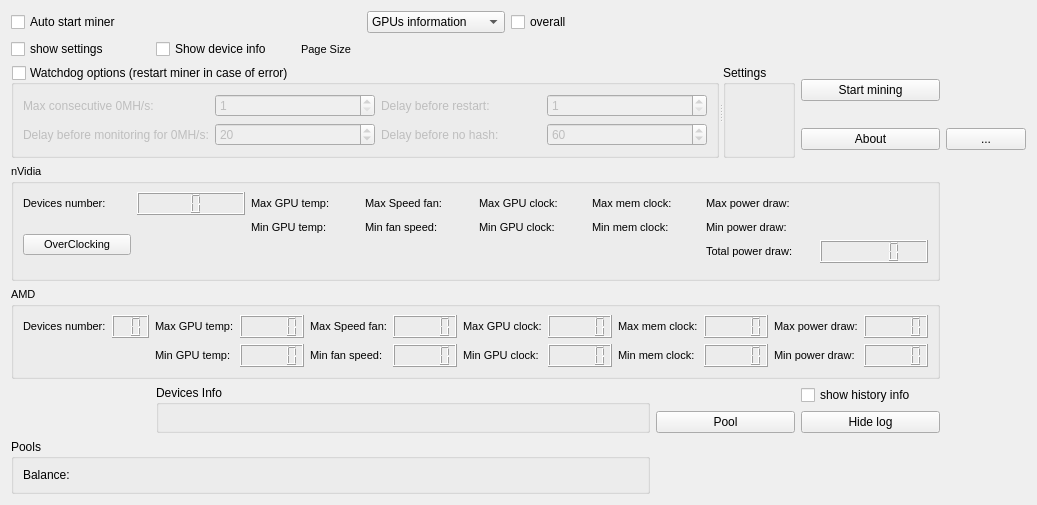
              <widget class="QWidget" name="page">
               <layout class="QGridLayout" name="gridLayout_45">
                <item row="0" column="0">
                 <layout class="QGridLayout" name="gridLayout_42">
                  <item row="0" column="0">
                   <widget class="QCheckBox" name="checkBoxAutoStart">
                    <property name="font">
                     <font>
                      <family>Arial</family>
                     </font>
                    </property>
                    <property name="text">
                     <string>Auto start miner</string>
                    </property>
                   </widget>
                  </item>
                  <item row="0" column="3">
                   <widget class="QComboBox" name="comboBoxHistoryDataOption">
                    <item>
                     <property name="text">
                      <string>GPUs information</string>
                     </property>
                    </item>
                    <item>
                     <property name="text">
                      <string>mining information</string>
                     </property>
                    </item>
                   </widget>
                  </item>
                  <item row="0" column="4">
                   <widget class="QCheckBox" name="checkBoxHistoryMiningInfoOverall">
                    <property name="text">
                     <string>overall</string>
                    </property>
                   </widget>
                  </item>
                  <item row="1" column="0">
                   <widget class="QCheckBox" name="checkBoxShowSettings">
                    <property name="font">
                     <font>
                      <family>Arial</family>
                     </font>
                    </property>
                    <property name="text">
                     <string>show settings</string>
                    </property>
                   </widget>
                  </item>
                  <item row="1" column="1">
                   <widget class="QCheckBox" name="checkBoxAutoShowDeviceInfo">
                    <property name="font">
                     <font>
                      <family>Arial</family>
                     </font>
                    </property>
                    <property name="text">
                     <string>Show device info</string>
                    </property>
                   </widget>
                  </item>
                  <item row="1" column="2">
                   <widget class="QLabel" name="labelWallet_2">
                    <property name="sizePolicy">
                     <sizepolicy hsizetype="Minimum" vsizetype="Preferred">
                      <horstretch>0</horstretch>
                      <verstretch>0</verstretch>
                     </sizepolicy>
                    </property>
                    <property name="maximumSize">
                     <size>
                      <width>60</width>
                      <height>16777215</height>
                     </size>
                    </property>
                    <property name="font">
                     <font>
                      <family>Arial</family>
                      <pointsize>8</pointsize>
                      <weight>50</weight>
                      <bold>false</bold>
                     </font>
                    </property>
                    <property name="text">
                     <string>Page Size</string>
                    </property>
                   </widget>
                  </item>
                  <item row="2" column="0" rowspan="2" colspan="6">
                   <widget class="QSplitter" name="splitter_3">
                    <property name="orientation">
                     <enum>Qt::Horizontal</enum>
                    </property>
                    <widget class="QGroupBox" name="groupBoxWatchdog">
                     <property name="sizePolicy">
                      <sizepolicy hsizetype="Preferred" vsizetype="Fixed">
                       <horstretch>0</horstretch>
                       <verstretch>0</verstretch>
                      </sizepolicy>
                     </property>
                     <property name="font">
                      <font>
                       <family>Arial</family>
                      </font>
                     </property>
                     <property name="title">
                      <string>Watchdog options (restart miner in case of error)</string>
                     </property>
                     <property name="checkable">
                      <bool>true</bool>
                     </property>
                     <property name="checked">
                      <bool>false</bool>
                     </property>
                     <layout class="QGridLayout" name="gridLayout">
                      <item row="0" column="1">
                       <widget class="QSpinBox" name="spinBoxMax0MHs">
                        <property name="font">
                         <font>
                          <family>Arial</family>
                         </font>
                        </property>
                        <property name="minimum">
                         <number>1</number>
                        </property>
                       </widget>
                      </item>
                      <item row="1" column="0">
                       <widget class="QLabel" name="label_3">
                        <property name="font">
                         <font>
                          <family>Arial</family>
                         </font>
                        </property>
                        <property name="text">
                         <string>Delay before monitoring for 0MH/s:</string>
                        </property>
                       </widget>
                      </item>
                      <item row="0" column="3">
                       <widget class="QSpinBox" name="spinBoxDelay">
                        <property name="font">
                         <font>
                          <family>Arial</family>
                         </font>
                        </property>
                        <property name="minimum">
                         <number>1</number>
                        </property>
                       </widget>
                      </item>
                      <item row="1" column="1">
                       <widget class="QSpinBox" name="spinBoxDelay0MHs">
                        <property name="font">
                         <font>
                          <family>Arial</family>
                         </font>
                        </property>
                        <property name="minimum">
                         <number>1</number>
                        </property>
                        <property name="maximum">
                         <number>600</number>
                        </property>
                        <property name="value">
                         <number>20</number>
                        </property>
                       </widget>
                      </item>
                      <item row="0" column="2">
                       <widget class="QLabel" name="label_5">
                        <property name="font">
                         <font>
                          <family>Arial</family>
                         </font>
                        </property>
                        <property name="text">
                         <string>Delay before restart:</string>
                        </property>
                       </widget>
                      </item>
                      <item row="1" column="2">
                       <widget class="QLabel" name="label_7">
                        <property name="font">
                         <font>
                          <family>Arial</family>
                         </font>
                        </property>
                        <property name="text">
                         <string>Delay before no hash:</string>
                        </property>
                       </widget>
                      </item>
                      <item row="1" column="3">
                       <widget class="QSpinBox" name="spinBoxDelayNoHash">
                        <property name="font">
                         <font>
                          <family>Arial</family>
                         </font>
                        </property>
                        <property name="minimum">
                         <number>30</number>
                        </property>
                        <property name="maximum">
                         <number>600</number>
                        </property>
                        <property name="value">
                         <number>60</number>
                        </property>
                       </widget>
                      </item>
                      <item row="0" column="0">
                       <widget class="QLabel" name="label_4">
                        <property name="font">
                         <font>
                          <family>Arial</family>
                         </font>
                        </property>
                        <property name="text">
                         <string>Max consecutive 0MH/s:</string>
                        </property>
                       </widget>
                      </item>
                     </layout>
                    </widget>
                    <widget class="QGroupBox" name="groupBoxSettings">
                     <property name="font">
                      <font>
                       <family>Arial</family>
                      </font>
                     </property>
                     <property name="title">
                      <string>Settings</string>
                     </property>
                     <layout class="QGridLayout" name="gridLayout_11"/>
                    </widget>
                   </widget>
                  </item>
                  <item row="2" column="6">
                   <widget class="QPushButton" name="pushButton">
                    <property name="font">
                     <font>
                      <family>Arial</family>
                     </font>
                    </property>
                    <property name="text">
                     <string>Start mining</string>
                    </property>
                   </widget>
                  </item>
                  <item row="3" column="6">
                   <widget class="QPushButton" name="pushButtonHelp">
                    <property name="font">
                     <font>
                      <family>Arial</family>
                     </font>
                    </property>
                    <property name="text">
                     <string>About</string>
                    </property>
                   </widget>
                  </item>
                  <item row="3" column="7">
                   <widget class="QPushButton" name="pushButtonEthminerBrowser">
                    <property name="sizePolicy">
                     <sizepolicy hsizetype="Fixed" vsizetype="Fixed">
                      <horstretch>0</horstretch>
                      <verstretch>0</verstretch>
                     </sizepolicy>
                    </property>
                    <property name="font">
                     <font>
                      <family>Arial</family>
                     </font>
                    </property>
                    <property name="text">
                     <string>...</string>
                    </property>
                   </widget>
                  </item>
                  <item row="4" column="0" colspan="7">
                   <widget class="QGroupBox" name="groupBoxNvidia">
                    <property name="sizePolicy">
                     <sizepolicy hsizetype="Preferred" vsizetype="Fixed">
                      <horstretch>0</horstretch>
                      <verstretch>0</verstretch>
                     </sizepolicy>
                    </property>
                    <property name="font">
                     <font>
                      <family>Arial</family>
                      <pointsize>8</pointsize>
                      <weight>50</weight>
                      <bold>false</bold>
                     </font>
                    </property>
                    <property name="title">
                     <string>nVidia</string>
                    </property>
                    <layout class="QGridLayout" name="gridLayout_3">
                     <item row="0" column="2">
                      <widget class="QLabel" name="label_6">
                       <property name="font">
                        <font>
                         <family>Arial</family>
                        </font>
                       </property>
                       <property name="text">
                        <string>Max GPU temp:</string>
                       </property>
                      </widget>
                     </item>
                     <item row="1" column="2">
                      <widget class="QLabel" name="label_13">
                       <property name="font">
                        <font>
                         <family>Arial</family>
                        </font>
                       </property>
                       <property name="text">
                        <string>Min GPU temp:</string>
                       </property>
                      </widget>
                     </item>
                     <item row="0" column="7">
                      <widget class="QLabel" name="label_10">
                       <property name="font">
                        <font>
                         <family>Arial</family>
                        </font>
                       </property>
                       <property name="text">
                        <string>Max mem clock:</string>
                       </property>
                      </widget>
                     </item>
                     <item row="2" column="8">
                      <widget class="QLabel" name="label_18">
                       <property name="font">
                        <font>
                         <family>Arial</family>
                        </font>
                       </property>
                       <property name="text">
                        <string>Total power draw:</string>
                       </property>
                      </widget>
                     </item>
                     <item row="1" column="4">
                      <widget class="QLabel" name="label_11">
                       <property name="font">
                        <font>
                         <family>Arial</family>
                        </font>
                       </property>
                       <property name="text">
                        <string>Min fan speed:</string>
                       </property>
                      </widget>
                     </item>
                     <item row="2" column="9">
                      <widget class="QLCDNumber" name="lcdNumberTotalPowerDraw">
                       <property name="digitCount">
                        <number>5</number>
                       </property>
                      </widget>
                     </item>
                     <item row="0" column="8">
                      <widget class="QLabel" name="label_14">
                       <property name="font">
                        <font>
                         <family>Arial</family>
                        </font>
                       </property>
                       <property name="text">
                        <string>Max power draw:</string>
                       </property>
                      </widget>
                     </item>
                     <item row="0" column="0">
                      <widget class="QLabel" name="label_8">
                       <property name="font">
                        <font>
                         <family>Arial</family>
                        </font>
                       </property>
                       <property name="text">
                        <string>Devices number:</string>
                       </property>
                      </widget>
                     </item>
                     <item row="1" column="7">
                      <widget class="QLabel" name="label_12">
                       <property name="font">
                        <font>
                         <family>Arial</family>
                        </font>
                       </property>
                       <property name="text">
                        <string>Min mem clock:</string>
                       </property>
                      </widget>
                     </item>
                     <item row="0" column="6">
                      <widget class="QLabel" name="label_16">
                       <property name="font">
                        <font>
                         <family>Arial</family>
                        </font>
                       </property>
                       <property name="text">
                        <string>Max GPU clock:</string>
                       </property>
                      </widget>
                     </item>
                     <item row="1" column="0" rowspan="3">
                      <widget class="QPushButton" name="pushButtonOC">
                       <property name="enabled">
                        <bool>true</bool>
                       </property>
                       <property name="text">
                        <string>OverClocking</string>
                       </property>
                      </widget>
                     </item>
                     <item row="0" column="1">
                      <widget class="QLCDNumber" name="lcdNumberGPUCount">
                       <property name="digitCount">
                        <number>2</number>
                       </property>
                      </widget>
                     </item>
                     <item row="1" column="6">
                      <widget class="QLabel" name="label_17">
                       <property name="font">
                        <font>
                         <family>Arial</family>
                        </font>
                       </property>
                       <property name="text">
                        <string>Min GPU clock:</string>
                       </property>
                      </widget>
                     </item>
                     <item row="0" column="4">
                      <widget class="QLabel" name="label_9">
                       <property name="font">
                        <font>
                         <family>Arial</family>
                        </font>
                       </property>
                       <property name="text">
                        <string>Max Speed fan:</string>
                       </property>
                      </widget>
                     </item>
                     <item row="1" column="8">
                      <widget class="QLabel" name="label_15">
                       <property name="font">
                        <font>
                         <family>Arial</family>
                        </font>
                       </property>
                       <property name="text">
                        <string>Min power draw:</string>
                       </property>
                      </widget>
                     </item>
                    </layout>
                   </widget>
                  </item>
                  <item row="5" column="0" colspan="7">
                   <widget class="QGroupBox" name="groupBoxAMD">
                    <property name="sizePolicy">
                     <sizepolicy hsizetype="Preferred" vsizetype="Fixed">
                      <horstretch>0</horstretch>
                      <verstretch>0</verstretch>
                     </sizepolicy>
                    </property>
                    <property name="font">
                     <font>
                      <family>Arial</family>
                      <pointsize>8</pointsize>
                      <weight>50</weight>
                      <bold>false</bold>
                     </font>
                    </property>
                    <property name="title">
                     <string>AMD</string>
                    </property>
                    <layout class="QGridLayout" name="gridLayout_2">
                     <item row="1" column="1">
                      <widget class="QLCDNumber" name="lcdNumber_AMD_GPUCount">
                       <property name="digitCount">
                        <number>2</number>
                       </property>
                      </widget>
                     </item>
                     <item row="2" column="8">
                      <widget class="QLabel" name="label_31">
                       <property name="font">
                        <font>
                         <family>Arial</family>
                        </font>
                       </property>
                       <property name="text">
                        <string>Min mem clock:</string>
                       </property>
                      </widget>
                     </item>
                     <item row="2" column="7">
                      <widget class="QLCDNumber" name="lcdNumber_AMD_MinClock"/>
                     </item>
                     <item row="2" column="2">
                      <widget class="QLabel" name="label_25">
                       <property name="font">
                        <font>
                         <family>Arial</family>
                        </font>
                       </property>
                       <property name="text">
                        <string>Min GPU temp:</string>
                       </property>
                      </widget>
                     </item>
                     <item row="1" column="5">
                      <widget class="QLCDNumber" name="lcdNumber_AMD_MaxFan"/>
                     </item>
                     <item row="2" column="11">
                      <widget class="QLCDNumber" name="lcdNumber_AMD_MinPoxer"/>
                     </item>
                     <item row="1" column="10">
                      <widget class="QLabel" name="label_32">
                       <property name="font">
                        <font>
                         <family>Arial</family>
                        </font>
                       </property>
                       <property name="text">
                        <string>Max power draw:</string>
                       </property>
                      </widget>
                     </item>
                     <item row="1" column="4">
                      <widget class="QLabel" name="label_27">
                       <property name="font">
                        <font>
                         <family>Arial</family>
                        </font>
                       </property>
                       <property name="text">
                        <string>Max Speed fan:</string>
                       </property>
                      </widget>
                     </item>
                     <item row="1" column="8">
                      <widget class="QLabel" name="label_30">
                       <property name="font">
                        <font>
                         <family>Arial</family>
                        </font>
                       </property>
                       <property name="text">
                        <string>Max mem clock:</string>
                       </property>
                      </widget>
                     </item>
                     <item row="1" column="6">
                      <widget class="QLabel" name="label_28">
                       <property name="font">
                        <font>
                         <family>Arial</family>
                        </font>
                       </property>
                       <property name="text">
                        <string>Max GPU clock:</string>
                       </property>
                      </widget>
                     </item>
                     <item row="1" column="0">
                      <widget class="QLabel" name="label_AMD_GPUCount">
                       <property name="font">
                        <font>
                         <family>Arial</family>
                        </font>
                       </property>
                       <property name="text">
                        <string>Devices number:</string>
                       </property>
                      </widget>
                     </item>
                     <item row="2" column="5">
                      <widget class="QLCDNumber" name="lcdNumber_AMD_MinFan"/>
                     </item>
                     <item row="2" column="9">
                      <widget class="QLCDNumber" name="lcdNumber_AMD_MinMemClock"/>
                     </item>
                     <item row="1" column="9">
                      <widget class="QLCDNumber" name="lcdNumber_AMD_MaxMemClock"/>
                     </item>
                     <item row="2" column="3">
                      <widget class="QLCDNumber" name="lcdNumber_AMD_MinTemp"/>
                     </item>
                     <item row="2" column="10">
                      <widget class="QLabel" name="label_33">
                       <property name="font">
                        <font>
                         <family>Arial</family>
                        </font>
                       </property>
                       <property name="text">
                        <string>Min power draw:</string>
                       </property>
                      </widget>
                     </item>
                     <item row="1" column="3">
                      <widget class="QLCDNumber" name="lcdNumber_AMD_MaxTemp"/>
                     </item>
                     <item row="2" column="6">
                      <widget class="QLabel" name="label_29">
                       <property name="font">
                        <font>
                         <family>Arial</family>
                        </font>
                       </property>
                       <property name="text">
                        <string>Min GPU clock:</string>
                       </property>
                      </widget>
                     </item>
                     <item row="1" column="11">
                      <widget class="QLCDNumber" name="lcdNumber_AMD_MaxPower"/>
                     </item>
                     <item row="2" column="4">
                      <widget class="QLabel" name="label_26">
                       <property name="font">
                        <font>
                         <family>Arial</family>
                        </font>
                       </property>
                       <property name="text">
                        <string>Min fan speed:</string>
                       </property>
                      </widget>
                     </item>
                     <item row="1" column="7">
                      <widget class="QLCDNumber" name="lcdNumber_AMD_MaxClock"/>
                     </item>
                     <item row="1" column="2">
                      <widget class="QLabel" name="label_24">
                       <property name="font">
                        <font>
                         <family>Arial</family>
                        </font>
                       </property>
                       <property name="text">
                        <string>Max GPU temp:</string>
                       </property>
                      </widget>
                     </item>
                    </layout>
                   </widget>
                  </item>
                  <item row="6" column="1" rowspan="2" colspan="4">
                   <widget class="QGroupBox" name="groupBoxDevicesInfo">
                    <property name="maximumSize">
                     <size>
                      <width>16777215</width>
                      <height>16777127</height>
                     </size>
                    </property>
                    <property name="font">
                     <font>
                      <family>Arial</family>
                     </font>
                    </property>
                    <property name="title">
                     <string>Devices Info</string>
                    </property>
                    <layout class="QGridLayout" name="gridLayout_9">
                     <item row="0" column="0">
                      <layout class="QGridLayout" name="gridLayoutDevicesInfo"/>
                     </item>
                    </layout>
                   </widget>
                  </item>
                  <item row="6" column="6" colspan="2">
                   <widget class="QCheckBox" name="checkBoxShowHistoryInfo">
                    <property name="font">
                     <font>
                      <family>Arial</family>
                     </font>
                    </property>
                    <property name="text">
                     <string>show history info</string>
                    </property>
                   </widget>
                  </item>
                  <item row="7" column="5" colspan="2">
                   <layout class="QHBoxLayout" name="horizontalLayout_2">
                    <item>
                     <widget class="QPushButton" name="pushButtonPool">
                      <property name="enabled">
                       <bool>true</bool>
                      </property>
                      <property name="font">
                       <font>
                        <family>Arial</family>
                       </font>
                      </property>
                      <property name="text">
                       <string>Pool</string>
                      </property>
                      <property name="checkable">
                       <bool>true</bool>
                      </property>
                     </widget>
                    </item>
                    <item>
                     <widget class="QPushButton" name="pushButtonShowHideLog">
                      <property name="font">
                       <font>
                        <family>Arial</family>
                       </font>
                      </property>
                      <property name="text">
                       <string>Hide log</string>
                      </property>
                      <property name="checkable">
                       <bool>true</bool>
                      </property>
                     </widget>
                    </item>
                   </layout>
                  </item>
                  <item row="8" column="0" colspan="5">
                   <widget class="QGroupBox" name="groupBoxPools">
                    <property name="enabled">
                     <bool>true</bool>
                    </property>
                    <property name="sizePolicy">
                     <sizepolicy hsizetype="Expanding" vsizetype="Expanding">
                      <horstretch>0</horstretch>
                      <verstretch>0</verstretch>
                     </sizepolicy>
                    </property>
                    <property name="font">
                     <font>
                      <family>Arial</family>
                     </font>
                    </property>
                    <property name="title">
                     <string>Pools</string>
                    </property>
                    <layout class="QGridLayout" name="gridLayout_4">
                     <item row="1" column="0">
                      <widget class="QLabel" name="label_19">
                       <property name="font">
                        <font>
                         <family>Arial</family>
                        </font>
                       </property>
                       <property name="text">
                        <string>Balance:</string>
                       </property>
                      </widget>
                     </item>
                    </layout>
                   </widget>
                  </item>
                 </layout>
                </item>
               </layout>
              </widget>
